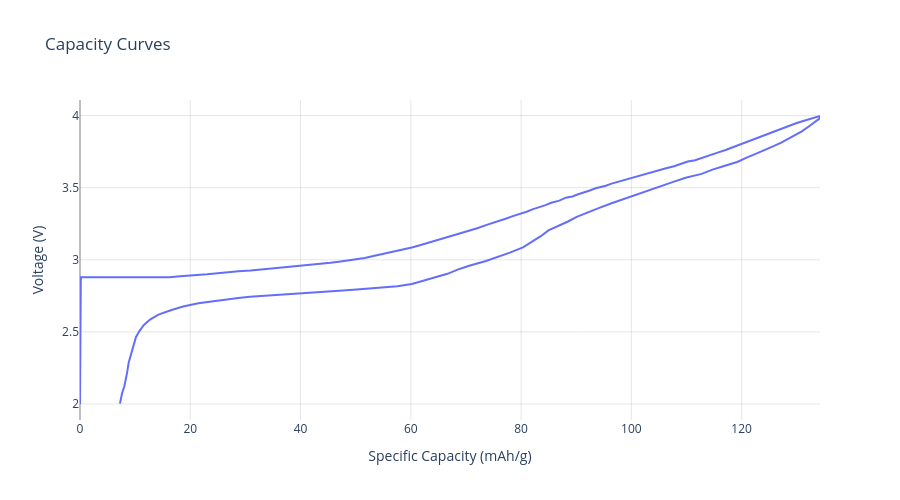

This figure's notebook cell:
### Code cell
# NFM vendor 2

half_cell = (
    pd.read_csv(
        '../local_data/active_materials/cathode/NFM111 (Vendor B).csv',
        names=['specific_capacity', 'voltage', 'direction', 'id'],
        skiprows=1
    ).drop(
        columns=['id']
    ).assign(
        direction = lambda x: x['direction'].apply(lambda y: 'discharge' if y == 'CC_DChg' else 'charge'),
    )
)

nfm2 = CathodeMaterial(
    name = 'NFM111 (Vendor B)',
    reference = 'Na/Na+',
    specific_cost = 11.00,
    density = 4.25,
    specific_capacity_curves = half_cell,
    color='#2b1f1a'
)

nfm2.plot_specific_capacity_curves(width=900, height=500).show()

### Figure 1 — Plotly figure (JSON) as saved in the notebook; plotly's stock layout.template omitted (floating-point values rounded to 4 significant figures; data arrays with more than 128 entries replaced by an {"elided": "..."} marker saying what was removed)
{"data": [{"hovertemplate": "<b>%{fullData.name}</b><br>Capacity: %{x:.2f} mAh/g<br>Voltage: %{y:.3f} V<br><i>Individual Material</i><extra></extra>", "line": {"width": 2}, "mode": "lines", "name": "3.9971 V", "type": "scatter", "x": {"elided": "163 float values"}, "y": {"elided": "163 float values"}}], "layout": {"height": 500, "hovermode": "closest", "paper_bgcolor": "white", "plot_bgcolor": "white", "title": {"text": "Capacity Curves"}, "width": 900, "xaxis": {"gridcolor": "rgba(128, 128, 128, 0.2)", "gridwidth": 1, "showgrid": true, "title": {"text": "Specific Capacity (mAh/g)"}, "zeroline": true, "zerolinecolor": "rgba(0, 0, 0, 0.5)", "zerolinewidth": 1}, "yaxis": {"gridcolor": "rgba(128, 128, 128, 0.2)", "gridwidth": 1, "showgrid": true, "title": {"text": "Voltage (V)"}, "zeroline": true, "zerolinecolor": "rgba(0, 0, 0, 0.5)", "zerolinewidth": 1}}}
